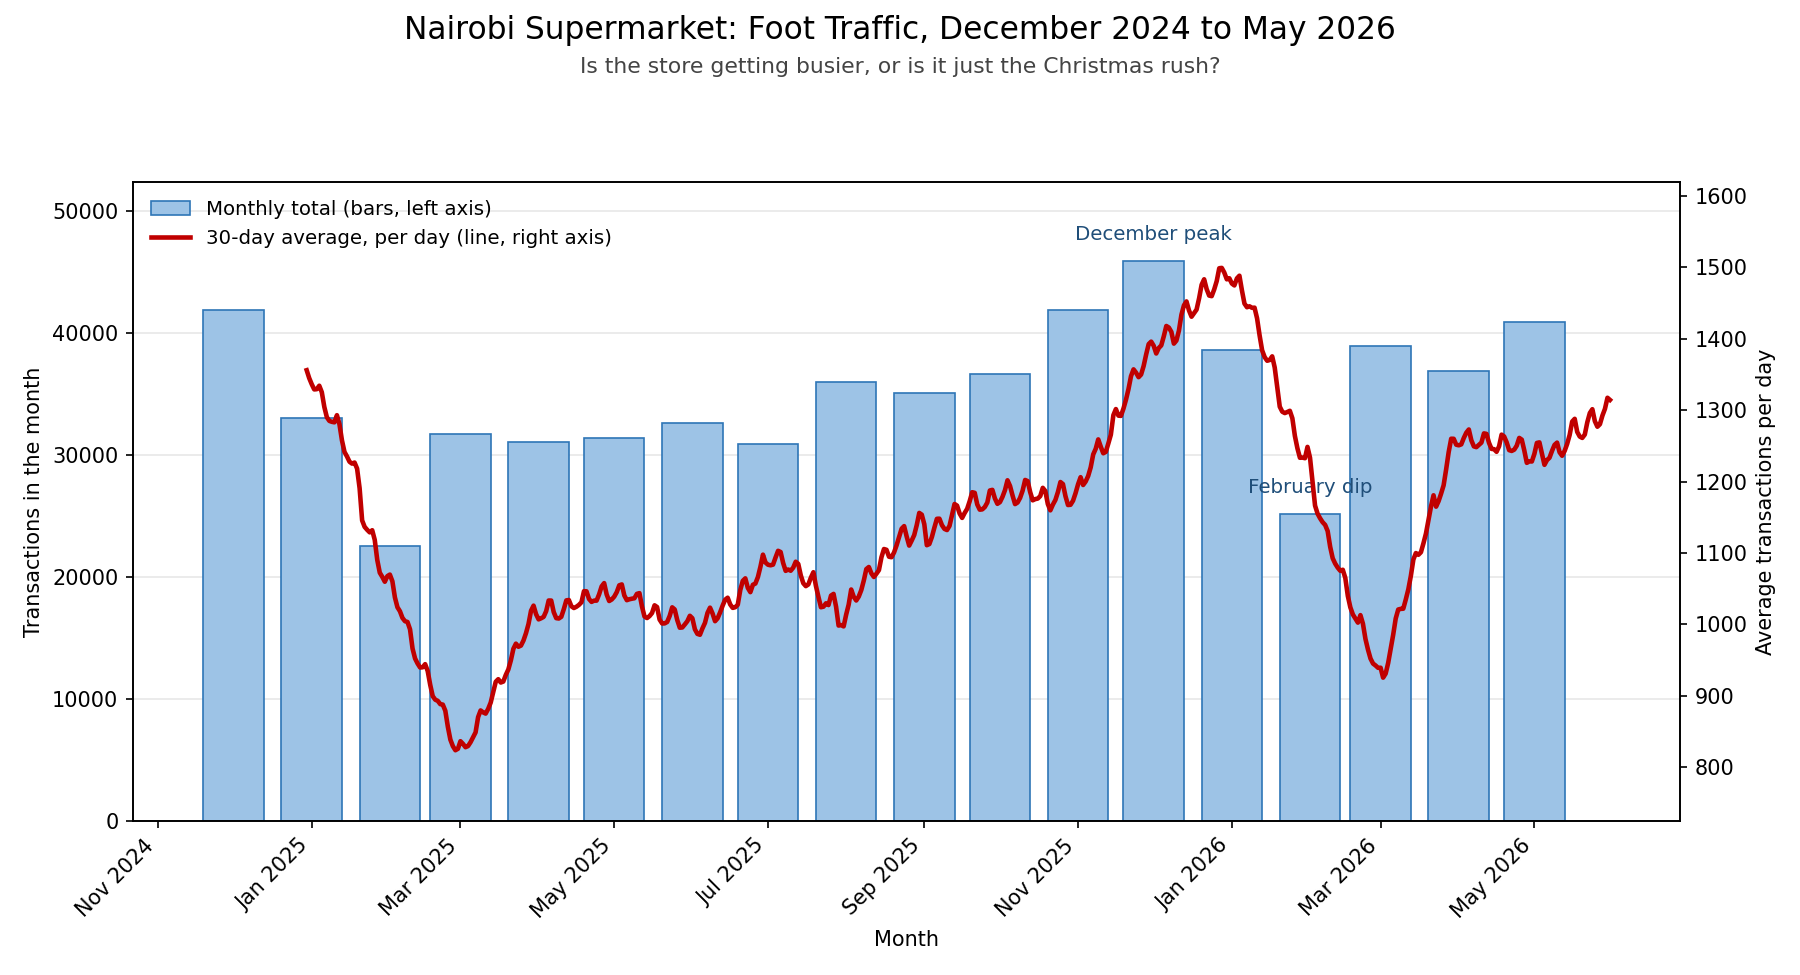

Source code (Python):
"""
Supermarket Foot Traffic: monthly trend and 30-day average
-----------------------------------------------------------
Build plan
  Problem : a Nairobi supermarket chain wants to know whether foot traffic is
            genuinely growing or just following the seasons.
  Input   : data/daily_transactions.csv (date, transactions).
  Processing : turn the dates into the index, total the daily counts by month,
               and smooth the daily counts with a 30-day rolling average. Then
               plot both on one chart.
  Output  : traffic_trend.png for the operations manager, and a short summary
            on screen for whoever runs the script.

Usage:
    python traffic_trend.py
    python traffic_trend.py path/to/daily_transactions.csv

Requirements:
    pip install pandas matplotlib
"""

import sys
from pathlib import Path

import matplotlib
matplotlib.use("Agg")  # saves the chart without needing a screen

import matplotlib.dates as mdates
import matplotlib.pyplot as plt
import pandas as pd

BASE_DIR = Path(__file__).parent
DEFAULT_DATA = BASE_DIR / "data" / "daily_transactions.csv"
CHART_PATH = BASE_DIR / "traffic_trend.png"

WINDOW = 30


class DataError(Exception):
    """Raised when the input can't be used, with a message a manager understands."""


def load_data(path):
    """Read the CSV, check the columns, and make the date the index."""
    try:
        df = pd.read_csv(path)
    except FileNotFoundError:
        raise DataError(f"Can't find {path}. Run generate_sample_data.py first.")

    missing = {"date", "transactions"} - set(df.columns)
    if missing:
        raise DataError(f"{Path(path).name} is missing the column(s): "
                        f"{', '.join(sorted(missing))}. Expected: date, transactions.")

    df["date"] = pd.to_datetime(df["date"], errors="coerce")
    bad_dates = int(df["date"].isna().sum())
    if bad_dates:
        raise DataError(f"{bad_dates} row(s) have a date that isn't a real date. "
                        f"Use the format 2026-05-31.")

    df = df.dropna(subset=["transactions"])
    df = df.sort_values("date").drop_duplicates("date", keep="last")
    return df.set_index("date")


def build_summary(daily):
    """Monthly totals and the 30-day rolling average, both as Series."""
    monthly = daily["transactions"].resample("MS").sum()
    rolling = daily["transactions"].rolling(WINDOW, min_periods=WINDOW).mean()
    return monthly, rolling


def plot_trend(daily, monthly, rolling):
    """Bar chart of monthly totals with the 30-day average drawn over it."""
    fig, ax = plt.subplots(figsize=(12, 6.5))

    bars = ax.bar(
        monthly.index, monthly.values, width=24,
        color="#9DC3E6", edgecolor="#2E75B6", linewidth=0.8,
        label="Monthly total (bars, left axis)",
    )
    ax.set_ylabel("Transactions in the month")
    ax.set_xlabel("Month")
    ax.grid(axis="y", alpha=0.3)
    ax.set_axisbelow(True)
    ax.set_ylim(0, monthly.max() * 1.14)

    # The daily average lives on a different scale from the monthly total, so
    # it gets its own axis on the right.
    ax2 = ax.twinx()
    line, = ax2.plot(
        rolling.index, rolling.values, color="#C00000", linewidth=2.2,
        label=f"{WINDOW}-day average, per day (line, right axis)",
    )
    ax2.set_ylabel("Average transactions per day")
    ax2.set_ylim(rolling.min() * 0.88, rolling.max() * 1.08)

    fig.suptitle("Nairobi Supermarket: Foot Traffic, December 2024 to May 2026",
                 fontsize=15, y=0.985)
    fig.text(0.5, 0.925,
             "Is the store getting busier, or is it just the Christmas rush?",
             ha="center", fontsize=10.5, color="#444444")

    # Point out the two seasons a manager would ask about.
    for label, when in [
        ("December peak", "2025-12-01"),
        ("February dip", "2026-02-01"),
    ]:
        stamp = pd.Timestamp(when)
        if stamp in monthly.index:
            ax.annotate(
                label,
                xy=(stamp, monthly.loc[stamp]),
                xytext=(0, 8), textcoords="offset points",
                ha="center", va="bottom", fontsize=9.5, color="#1F4E79",
            )

    ax.xaxis.set_major_locator(mdates.MonthLocator(bymonth=[1, 3, 5, 7, 9, 11]))
    ax.xaxis.set_major_formatter(mdates.DateFormatter("%b %Y"))
    plt.setp(ax.get_xticklabels(), rotation=45, ha="right")

    ax.legend(handles=[bars, line], loc="upper left", frameon=False, fontsize=9.5)

    fig.tight_layout(rect=(0, 0, 1, 0.89))
    fig.savefig(CHART_PATH, dpi=150)
    plt.close(fig)


def print_summary(daily, monthly):
    """The numbers behind the chart, in the order a manager would ask for them."""
    best = monthly.idxmax()
    worst = monthly.idxmin()

    feb = daily[daily.index.month == 2]["transactions"].mean()
    dec = daily[daily.index.month == 12]["transactions"].mean()

    # The first and last six months cover the same calendar months
    # (December to May), so the seasons cancel out and the difference is trend.
    first_six = daily["transactions"].iloc[:182].mean()
    last_six = daily["transactions"].iloc[-182:].mean()

    print(f"Period covered      : {daily.index.min():%d %b %Y} to {daily.index.max():%d %b %Y}"
          f" ({len(daily):,} days)")
    print(f"Total transactions  : {daily['transactions'].sum():,}")

    print("\nMonthly totals")
    print(f"  {'Month':<10}{'Transactions':>14}{'Change on previous':>22}")
    previous = None
    for stamp, total in monthly.items():
        change = "" if previous is None else f"{(total / previous - 1) * 100:+.1f}%"
        print(f"  {stamp:%b %Y}    {total:>14,}{change:>22}")
        previous = total

    print(f"\nBusiest month       : {best:%B %Y} ({monthly.loc[best]:,} transactions)")
    print(f"Quietest month      : {worst:%B %Y} ({monthly.loc[worst]:,} transactions)")
    print(f"Average December day: {dec:,.0f} transactions")
    print(f"Average February day: {feb:,.0f} transactions")
    print(f"Dec-May 2024/25     : {first_six:,.0f} a day")
    print(f"Dec-May 2025/26     : {last_six:,.0f} a day ({(last_six / first_six - 1) * 100:+.1f}%)")

    # Same month, one year apart: this is what separates growth from season.
    for month_name, month_number in [("December", 12), ("February", 2)]:
        years = [y for y in sorted(daily.index.year.unique())
                 if len(daily[(daily.index.year == y) & (daily.index.month == month_number)]) >= 28]
        if len(years) == 2:
            current = daily[(daily.index.year == years[1]) & (daily.index.month == month_number)]["transactions"].mean()
            before = daily[(daily.index.year == years[0]) & (daily.index.month == month_number)]["transactions"].mean()
            print(f"{month_name} {years[0]} vs {years[1]}  : {before:,.0f} to {current:,.0f} a day "
                  f"({(current / before - 1) * 100:+.1f}%)")


def main():
    data_path = Path(sys.argv[1]) if len(sys.argv) > 1 else DEFAULT_DATA
    try:
        daily = load_data(data_path)
        monthly, rolling = build_summary(daily)
        plot_trend(daily, monthly, rolling)
        print_summary(daily, monthly)
    except DataError as error:
        sys.exit(f"Can't build the chart. {error}")

    print(f"\nChart saved: {CHART_PATH.name}")


if __name__ == "__main__":
    main()
